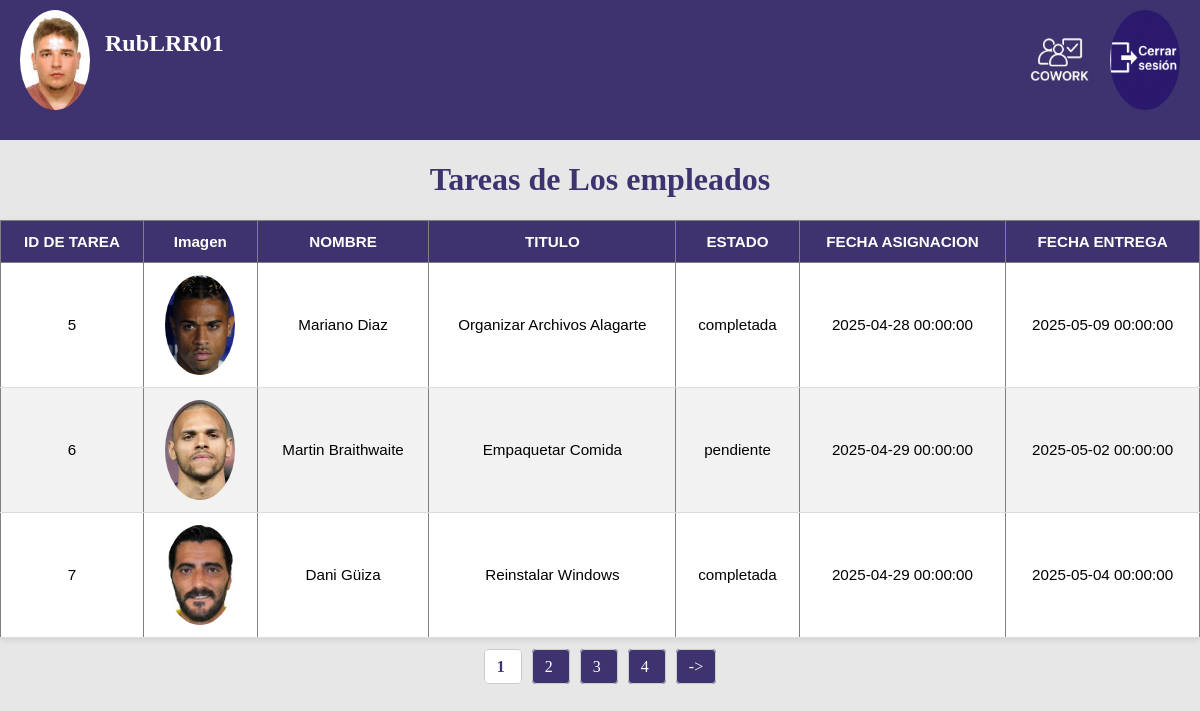
Page /index.php?action=verTareas (signed in) on the committed database.
### tables this page shows
CREATE TABLE `tareas` (
  `id` int(11) NOT NULL,
  `id_trabajador` int(11) NOT NULL,
  `titulo` varchar(100) NOT NULL,
  `descripcion` text DEFAULT NULL,
  `estado` enum('pendiente','en_proceso','completada') DEFAULT 'pendiente',
  `fecha_asignacion` datetime DEFAULT current_timestamp(),
  `fecha_entrega` datetime DEFAULT NULL
);

CREATE TABLE `usuarios` (
  `ID` int(11) NOT NULL,
  `NOMBRE_USUARIO` varchar(50) NOT NULL,
  `NOMBRE_COMPLETO` varchar(100) NOT NULL,
  `DNI` varchar(20) NOT NULL,
  `CONTRASEÑA` varchar(255) NOT NULL,
  `rol` varchar(20) NOT NULL,
  `correo` varchar(100) NOT NULL,
  `img_usuario` varchar(255) DEFAULT NULL
);

### controlador/trabajo_controlador.php (called while the page is built, shortened)
<?php
    require_once "modelo/trabajo_modelo.php";
    class Trabajo_Controlador{
        public function verTareas(){
            $tareas=new Trabajo();
            $tamaño_pg=3;
            $pagina=isset($_GET['pagina'])?(int)$_GET['pagina']:1;
            $inicio=($pagina-1)*$tamaño_pg;
            $datos=$tareas->verTareas($inicio,$tamaño_pg);
            $total=$tareas->totalTareas();
            $total_paginas=ceil($total['total']/$tamaño_pg);
            require_once "vista/verTareas.php";
        }
    }
?>

### modelo/conexion.php (called while the page is built)
<?php
class Conectar {
    public static function conexion() {
        try {
            $conexion = new PDO("mysql:host=localhost;dbname=furboshirts;charset=utf8", "root", "");
            $conexion->setAttribute(PDO::ATTR_ERRMODE, PDO::ERRMODE_EXCEPTION);
            return $conexion;
        } catch (PDOException $e) {
            die("Error al conectar con la base de datos: " . $e->getMessage());
        }
    }
}
?>

### modelo/trabajo_modelo.php (called while the page is built, shortened)
<?php
require_once "modelo/conexion.php";
    class Trabajo{
        private $db;
        public function __construct(){
            $this->db=Conectar::conexion();
        }
        public function verTareas($inicio,$tamaño){
            try{
                $sql="SELECT t.id,u.img_usuario,u.NOMBRE_COMPLETO,t.titulo,t.estado,t.fecha_asignacion,t.fecha_entrega
                    FROM tareas t INNER JOIN usuarios u
                    ON t.id_trabajador=u.ID
                    LIMIT :inicio, :limite";
                    $stmt=$this->db->prepare($sql);
                    $stmt->bindValue(':inicio', (int)$inicio, PDO::PARAM_INT);
                    $stmt->bindValue(':limite', (int)$tamaño, PDO::PARAM_INT);
                    $stmt->execute();
                    return $stmt->fetchAll(PDO::FETCH_ASSOC);
            }catch(PDOException $e){
                die("Error en ver Tareas".$e->getMessage());
            }
        }
        public function totalTareas(){
            try{
                $sql="SELECT COUNT(*)AS total from tareas";
                $stmt = $this->db->prepare($sql);
                $stmt->execute();
                return $stmt->fetch(PDO::FETCH_ASSOC);
            }catch(PDOException $e){
                die("Error en ver total Tarea".$e->getMessage());
            }
        }
    }
?>

### vista/verTareas.php (the view, shortened to what this page needs)
<html>
    <head>
        <link rel="stylesheet" href="estilos.css">
    </head>
    <body>
        <div class="menu-usuario">
            <div class="usuario">
            <a href="index.php?action=modificarImgUsuario" style="color:white; text-decoration:none;"><img src="<?= isset($_SESSION['ruta']) && !empty($_SESSION['ruta'])? $_SESSION['ruta']:'imagenes/user.png' ?>" alt="Imagen de usuario" class="avatar-usuario"></a>
            <h2><a href="index.php?action=opcionesUsuario" style="color:white; text-decoration:none;"><?=$_SESSION['nombre']?></a></h2>
            </div>
            <div class="sesion">
                <a href="index.php?action=inicio"><img src="imagenes/cowork.jpg" alt="Imagen de la web" class="avatar-usuario"></a>
                <a href="index.php?action=logout"><img src="imagenes/logout.png" alt="cerrar Sesion" class="avatar-usuario"></a>
            </div>
        </div>
        <h1>Tareas de Los empleados</h1>
        <table border="1">
            <tr>
                <th>ID DE TAREA</th>
                <th>Imagen</th>
                <th>NOMBRE</th>
                <th>TITULO</th>
                <th>ESTADO</th>
                <th>FECHA ASIGNACION</th>
                <th>FECHA ENTREGA</th>
            </tr>
            <tr>
                <?php foreach($datos as $tarea):?>
                    <tr>
                        <td><?=$tarea['id']?></td>
                        <td>
                             <?php if($tarea['img_usuario']!==""):?>
                                <img src="<?php echo $tarea['img_usuario']; ?>" alt="Imagen de Empleado">
                            <?php else:?>
                                <img src="imagenes/user.png" alt="Imagen de Empleado">
                            <?php endif;?>
                        </td>
                        <td><?=$tarea['NOMBRE_COMPLETO']?></td>
                        <td><?=$tarea['titulo']?></td>
                        <td><?=$tarea['estado']?></td>
                        <td><?=$tarea['fecha_asignacion']?></td>
                        <td><?=$tarea['fecha_entrega']?></td>
                    </tr>
                <?php endforeach;?>
            </tr>
        </table>
        <div class="paginacion">
                    <?php for($i=1;$i<=$total_paginas;$i++):?>
                        <a href="index.php?action=verTareas&pagina=<?= $i ?>"
                        class="<?php echo ($i == $pagina) ? 'active' : ''; ?>">
                            <?= $i ?>
                        </a>
                    <?php endfor;?>
                    <?php if($pagina<$total_paginas):?>
                        <a href="index.php?action=verTareas&pagina=<?=$pagina+1?>">-></a>
                    <?php endif;?>
        </div>
    </body>
</html>

### index.php (shortened to what this page needs)
<?php
require_once "controlador/trabajo_controlador.php";
$usuario = new Usuarios_Controlador();
$trabajo=new Trabajo_Controlador();
$controladores = [
    "añadirUser" => $usuario,
    "verUsuarios" => $usuario,
    "opcionesUsuario"=>$usuario,
    "cambiarNombre" => $usuario,
    "cambiarContraseña" => $usuario,
    "cambiarDatos"=>$usuario,
    "login" => $usuario,
    "inicio" => $usuario,
    "eliminarUsuarios"=>$usuario,
    "logout"=>$usuario,
    "Fichar"=>$trabajo,
    "verFichajes"=>$trabajo,
    "modificarImgUsuario"=>$usuario,
    "verReportes"=>$trabajo,
    "verTareas"=>$trabajo,
    "tareasEmp"=>$trabajo,
    "añadirTareas"=>$trabajo,
    "Reportar"=>$trabajo,
    "eliminarReportes"=>$trabajo,
    "completarReportes"=>$trabajo,
    "eliminarTareas"=>$trabajo
];
$action = $_GET['action'] ?? "inicio";
if (isset($controladores[$action]) && method_exists($controladores[$action], $action)) {
    $controladores[$action]->$action();
} else {
    echo "<h2>Acción no válida: $action</h2>";
}
?>

### estilos.css (style rules this page uses)
body { background-color: rgba(212, 211, 211, 0.527); margin:0px; }
.paginacion { margin-top: 20px; text-align: center; }
.paginacion a { margin: 0 5px; padding: 8px 12px; text-decoration: none; color: white; background-color: #3e336f; border: 1px solid #ccc; border-radius: 4px; transition: all 0.3s ease; }
.paginacion a.active { background-color: white; color: #3e336f; font-weight: bold; pointer-events: none; }
table { width: 100%; border-collapse: collapse; margin-top: 20px; font-family: Arial, sans-serif; font-size: 0.95rem; background-color: #fff; box-shadow: 0 2px 6px rgba(0,0,0,0.1); }
th, td { padding: 12px 15px; text-align: center; border-bottom: 1px solid #ddd; }
th { background-color: #3e336f; color: white; font-weight: bold; }
tr:nth-child(even) { background-color: #f2f2f2; }
td img { width: 70px; height: 100px; object-fit: cover; border-radius: 50%; }
.menu-usuario { display: flex; justify-content: space-between; align-items: center; background-color: #3e336f ; padding: 10px 20px; color: white; box-shadow: #3e336f; position: sticky; top: 0; z-index: 1000; }
.usuario { display: flex; align-items: left; gap: 15px; margin-bottom: 20px; }
.usuario h2 { text-align: center; }
.avatar-usuario { width: 70px; height: 100px; object-fit: cover; border-radius: 50%; }
.sesion { display: flex; align-items: right; gap: 15px; margin-bottom: 20px; }
h1 { text-align: center; color: #3e336f; }

### rows in the picture
tareas: id "5", id_trabajador.img_usuario (picture), id_trabajador.NOMBRE_COMPLETO "Mariano Diaz", titulo "Organizar Archivos Alagarte", estado "completada", fecha_asignacion "2025-04-28 00:00:00", fecha_entrega "2025-05-09 00:00:00"
tareas: id "6", id_trabajador.img_usuario (picture), id_trabajador.NOMBRE_COMPLETO "Martin Braithwaite", titulo "Empaquetar Comida", estado "pendiente", fecha_asignacion "2025-04-29 00:00:00", fecha_entrega "2025-05-02 00:00:00"
tareas: id "7", id_trabajador.img_usuario (picture), id_trabajador.NOMBRE_COMPLETO "Dani Güiza", titulo "Reinstalar Windows", estado "completada", fecha_asignacion "2025-04-29 00:00:00", fecha_entrega "2025-05-04 00:00:00"

### other values in the picture
$_SESSION['nombre'] "RubLRR01"
